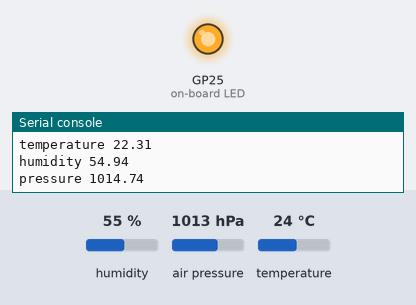
A program run on a simulated Raspberry Pi Pico running MicroPython. Parts: output pins drawn as LEDs (lit = HIGH), the last lines printed to the serial console. Inputs (shaded band) come from the test bench; at power-on: humidity 55 %, air pressure 1013 hPa, temperature 24 °C. WiFi joins after 1.5 s; no MQTT or app messages arrive unless stated; library files of the repository ran but are not shown: bme280.py.

Above: at 2.11 s.
At 4.2 s:
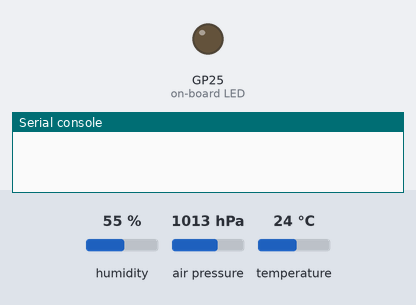
Timing chart, 0 to 7.5 s (numbered marks = the images above):
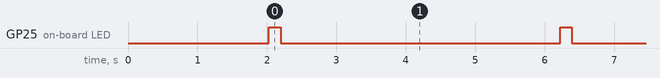

The program:

main.py
```python
from sensor import Sensor
from bme280 import BME280

sensor = Sensor(sensor_name="atmospheric",
                topic='sensor_data/atmospheric',
                reporting_interval_sec=2,
                I2CSensor=True)

environ_sensor = BME280(i2c=sensor.i2c_bus)
sensor.register_i2c_sensor_function('temperature',
                                    environ_sensor.read_temperature)
sensor.register_i2c_sensor_function('humidity',
                                    environ_sensor.read_humidity)
sensor.register_i2c_sensor_function('pressure',
                                    environ_sensor.read_pressure)


sensor.run()
```

sensor.py
```python
import time
import machine
from util import connect_network

# TODO: add a way to register a fun
try:
    import umqtt.simple as mqtt
except ImportError:
    connect_network()
    import mip
    mip.install('umqtt.simple')
    machine.reset()

import json

class Sensor:
    def __init__(self, sensor_name, topic='sensor_data', indicator_pin="LED", reporting_interval_sec=5, I2CSensor=False) -> None:
        self.sensor_name = sensor_name
        self.status = "initializing"
        self.network = None
        self.mqtt_handler = None
        self.topic = topic
        self.measurement_functions = dict()
        self.init_functions = dict()
        self.indicator_pin = machine.Pin(indicator_pin, machine.Pin.OUT)
        self.reporting_interval_sec = reporting_interval_sec
        self.pins = set()
        self.wdt = machine.WDT(timeout=8000)

        # setup i2c bus
        if I2CSensor:
            self.i2c_bus = machine.SoftI2C(sda=machine.Pin(0), scl=machine.Pin(1))
        else:
            self.i2c_bus = None

        # TODO: turn back on
        try:
            self.network = connect_network()
            self.status = "network connection established"
        except Exception as e:
            self.status = "failed to establish network connection, "
            "error: {}".format(e)

            machine.reset()

        mqtt_error_cnt = 0
        try:
            self.mqtt_handler = mqtt.MQTTClient(sensor_name, "10.42.0.1")
            mqtt_error_cnt = 0
        except Exception as e:
            self.status = "failed to establish mqtt connection, error: {}".format(e)
            mqtt_error_cnt += 1
            print(self.status)

            if mqtt_error_cnt > 5:
                machine.reset()

    def register_analog_sensor_function(self, name, pin):
        """adds a function to the sensor's measurement_functions dict"""

        # check to make sure pins unused.
        if pin in self.pins:
            raise ValueError(f"Pin {pin} already in use")
        else:
            self.pins.add(pin)

        if pin not in {26, 27, 28}: # Pins with ADC functionality on Pico W
            raise ValueError(f"Pin {pin} not a valid ADC pin")

        self.measurement_functions[name] = machine.ADC(pin).read_u16
        print("{}: {}".format(name, self.measurement_functions[name]()))


    def register_i2c_sensor_function(self, measurement_name, func):
        if self.i2c_bus is None:
            self.i2c_bus = machine.SoftI2C(sda=machine.Pin(0),
                                           scl=machine.Pin(1))
            print("I2C bus initialized")

        self.measurement_functions[measurement_name] = func

    def measurements(self):
        measurements = json.dumps(
            {
                "sensor": self.sensor_name,
                "data": {
                    key: value() for key, value in
                    self.measurement_functions.items()
                   },
               }
           )
        print(measurements, "\n")
        return measurements

    def publish(self):
        self.indicator_pin.on()
        self.mqtt_handler.connect()
        self.mqtt_handler.publish(
            topic=bytes(self.topic, "utf-8"),
            msg=self.measurements(),
            qos=0
        )
        self.mqtt_handler.disconnect()
        self.wdt.feed()
        self.indicator_pin.off()
        time.sleep(self.reporting_interval_sec)

    def run(self):
        while True:
            for name, func in self.measurement_functions.items():
                print(name, func())
            self.publish()
            time.sleep(self.reporting_interval_sec)
```

util.py
```python
import network
import rp2
import machine
import utime


# network stuff
rp2.country("US")


def connect_network(max_wait=10):
    """Connect to the network, return the wlan object"""
    wlan = network.WLAN(network.STA_IF)
    wlan.active(True)
    print('active')
    wlan.connect("sensor_hub", "FourCorners")
    while max_wait > 0:

        if wlan.isconnected():
            print("Connection Established")
            return wlan
        else:
            max_wait -= 1
            print(
                "waiting for connection, current status: {}".format(
                    wlan.status())
            )
            utime.sleep(1)

    if wlan.status() != 3:
        print("Connection Failed, resetting machine")
        machine.reset()


# other
def try_until_i2c(func):
    def wrapper_try_until_runs(*args, **kwargs):
        while True:
            try:
                return func(*args, **kwargs)
            except OSError as oserr:
                print(oserr)
                continue
            except Exception as e:
                raise e
    return wrapper_try_until_runs


def crc8(msg):
    print('crc8 running')
    crc = 0xFF
    for byte in msg:
        crc ^= byte
        for _ in range(8):
            crc = (crc << 1) ^ 0x07 if crc & 0x80 else crc << 1
        crc &= 0xff
    final = [crc ^ 0x00]
    print(final)
```

Measured:
- by itself, GP25 (on-board LED): alternates HIGH for 0.17 s and LOW for 4.0 s
